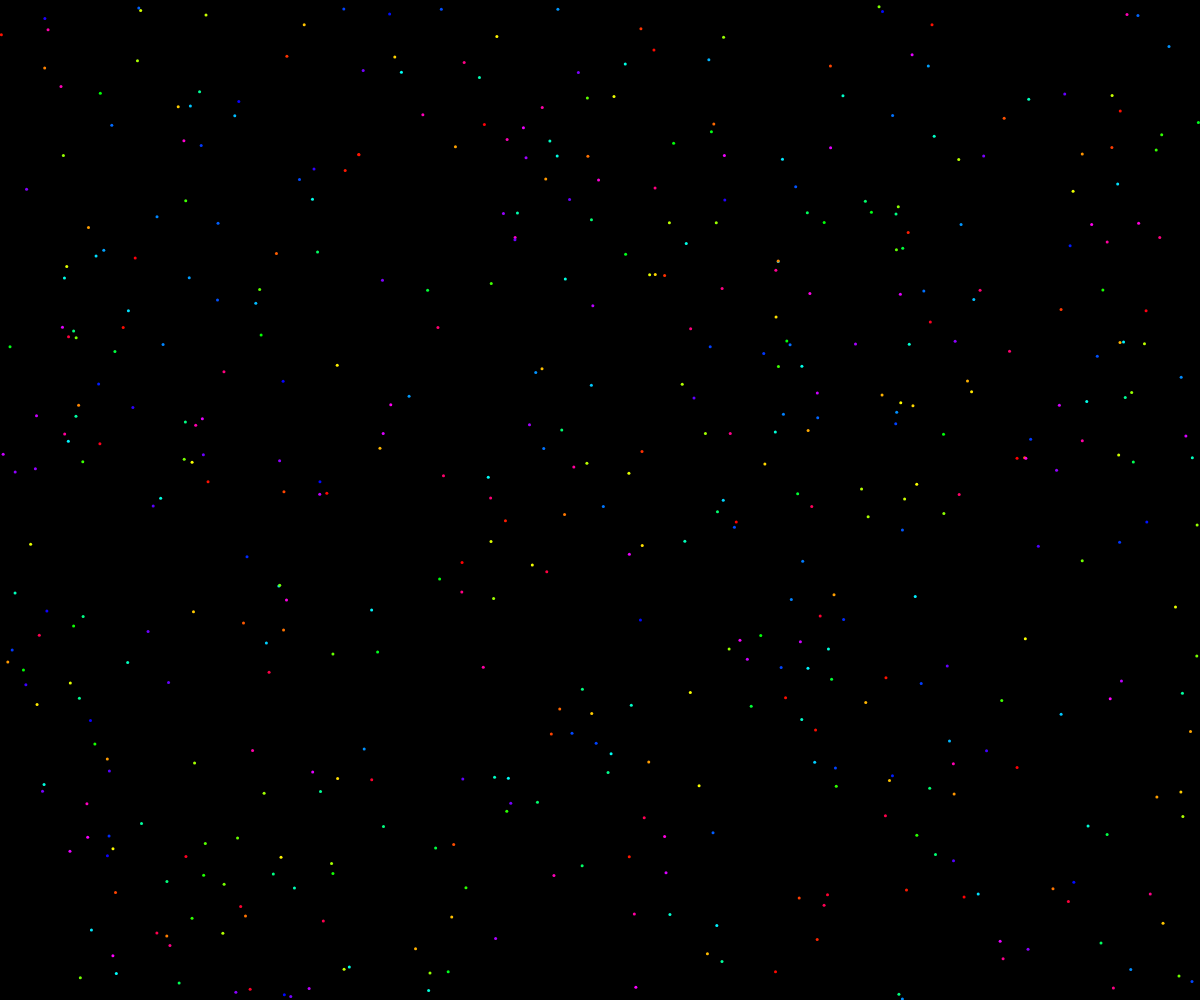
Frame 1 (no input)
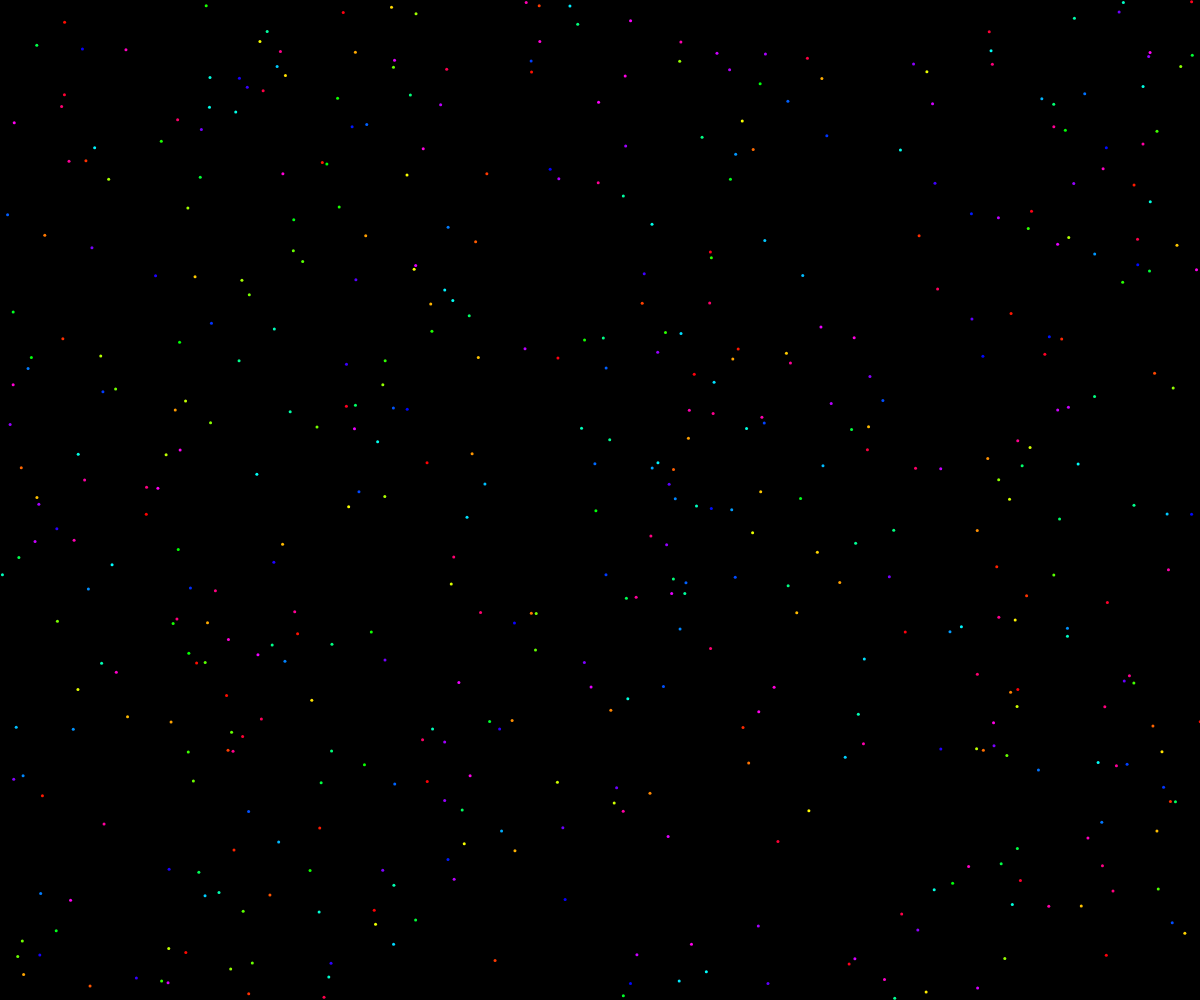
Frame 60 (no input)
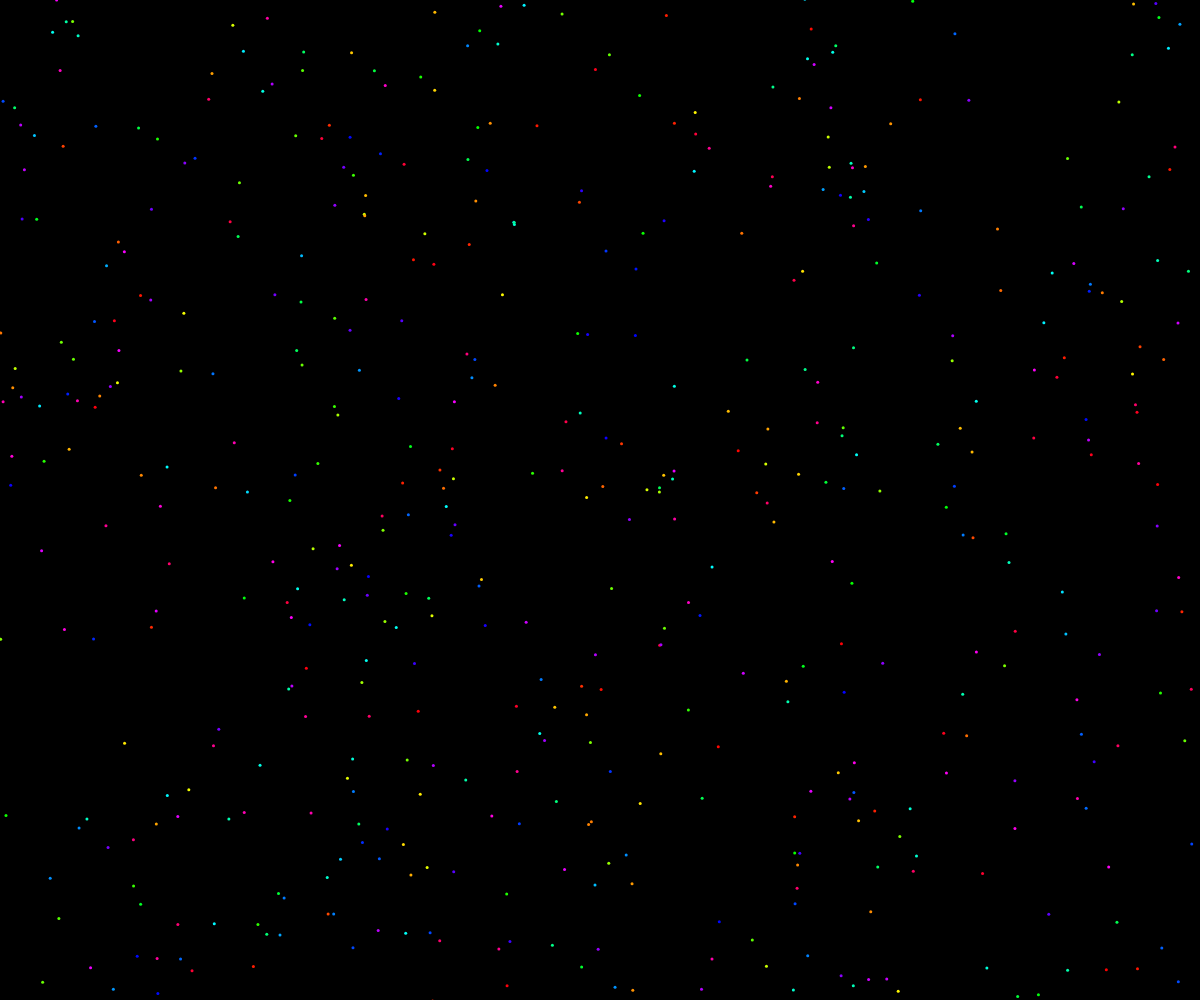
Frame 120 (the mouse pressed at the canvas centre since frame 60)

The p5.js sketch that drew these frames (run headless with seeded random() and noise() and a simulated clock; from frame 60 on, the mouse is pressed at the canvas centre):

// p5.js sketch
// ── sketch.js
let numParticles = 500;
let particles = [];
let speed = 10;

class Particle {
  constructor(pos, vel) {
    this.pos = pos.copy();
    this.vel = vel.copy();
    this.vel.mult(speed);
  }
  
  show() {
    let velAngle = p5.Vector.angleBetween(createVector(1, 0), this.vel);
    stroke(map(velAngle, -180, 180, 0, 180), 180, 180);
    point(this.pos);
  }
  
  move() {
    this.pos.add(this.vel);
    if (this.pos.x <= 0 || this.pos.x >= width) {
      this.vel.x *= -1;
    }
    if (this.pos.y <= 0 || this.pos.y >= height) {
      this.vel.y *= -1;
    }
  }
}

function setup() {
  createCanvas(windowWidth, windowHeight);
  angleMode(DEGREES);
  colorMode(HSB, 180);
  for (let i = 0; i < numParticles; ++i) {
    particles.push(new Particle(
      createVector(random(width), random(height)),
      p5.Vector.random2D()
    ));
  }
}

function draw() {
  background(0);
  strokeWeight(3);
  for (let i = 0; i < numParticles; ++i) {
    let particle = particles[i];
    particle.move();
    particle.show();
  }
}
